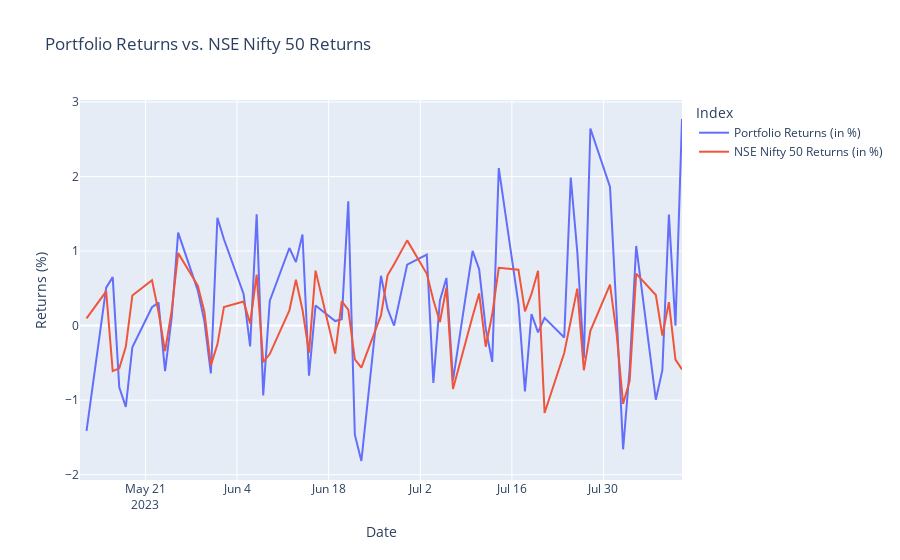
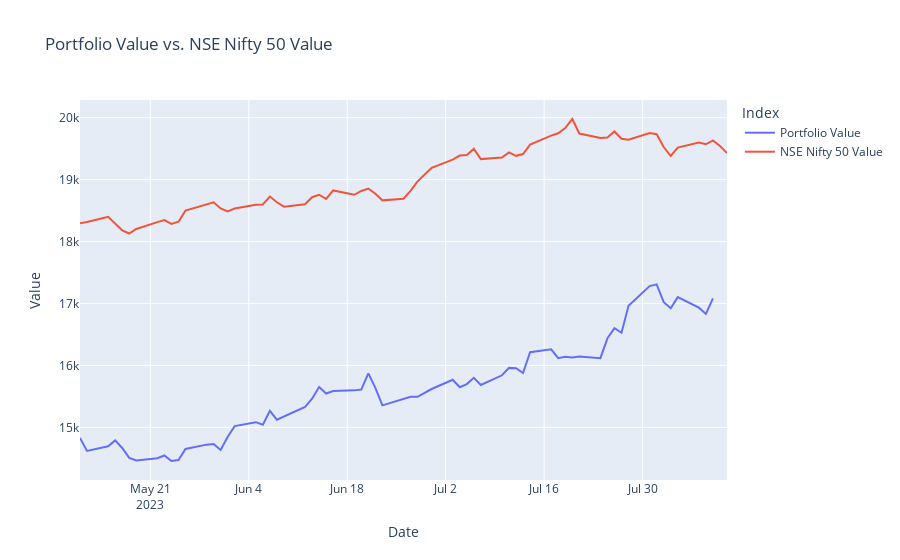

The notebook cell saved with these charts, in order:
### Code cell
# Create a new dataframe for visualization (returns)
visualization_data_returns = pd.DataFrame({
    "Date": data.index,
    "Portfolio Returns (in %)": data["portfolio"].pct_change() * 100,
    "NSE Nifty 50 Returns (in %)": data[market_symbol].pct_change() * 100
})


# Filter out weekends from the data
filtered_data = data[data.index.weekday < 5]

# Create a new dataframe for visualization (returns)
visualization_data_returns = pd.DataFrame({
    "Date": filtered_data.index,
    "Portfolio Returns (in %)": filtered_data["portfolio"].pct_change() * 100,
    "NSE Nifty 50 Returns (in %)": filtered_data[market_symbol].pct_change() * 100
})

# Plot using Plotly for interactivity (returns)
fig_returns = px.line(visualization_data_returns, x="Date", y=["Portfolio Returns (in %)", "NSE Nifty 50 Returns (in %)"],
                      labels={"value": "Returns (%)", "variable": "Index"},
                      title="Portfolio Returns vs. NSE Nifty 50 Returns")
fig_returns.show()

# Create a new dataframe for visualization (values)
visualization_data_values = pd.DataFrame({
    "Date": filtered_data.index,
    "Portfolio Value": filtered_data["portfolio"],
    "NSE Nifty 50 Value": filtered_data[market_symbol]
})

# Plot using Plotly for interactivity (values)
fig_values = px.line(visualization_data_values, x="Date", y=["Portfolio Value", "NSE Nifty 50 Value"],
                     labels={"value": "Value", "variable": "Index"},
                     title="Portfolio Value vs. NSE Nifty 50 Value")
fig_values.show()
